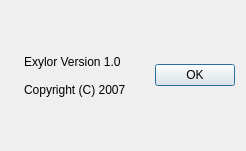
<?xml version="1.0" encoding="UTF-8"?>
<ui version="4.0">
 <class>AboutExylor</class>
 <widget class="QDialog" name="AboutExylor">
  <property name="geometry">
   <rect>
    <x>0</x>
    <y>0</y>
    <width>246</width>
    <height>151</height>
   </rect>
  </property>
  <property name="windowTitle">
   <string>Dialog</string>
  </property>
  <layout class="QHBoxLayout" name="horizontalLayout_2">
   <item>
    <layout class="QHBoxLayout" name="horizontalLayout">
     <item>
      <widget class="QLabel" name="logo">
       <property name="text">
        <string/>
       </property>
      </widget>
     </item>
     <item>
      <widget class="QLabel" name="label">
       <property name="text">
        <string>Exylor Version 1.0

Copyright (C) 2007</string>
       </property>
      </widget>
     </item>
    </layout>
   </item>
   <item>
    <spacer name="horizontalSpacer">
     <property name="orientation">
      <enum>Qt::Horizontal</enum>
     </property>
     <property name="sizeHint" stdset="0">
      <size>
       <width>40</width>
       <height>20</height>
      </size>
     </property>
    </spacer>
   </item>
   <item>
    <widget class="QPushButton" name="pushButton">
     <property name="text">
      <string>OK</string>
     </property>
    </widget>
   </item>
  </layout>
  <zorder>horizontalLayoutWidget</zorder>
  <zorder>logo</zorder>
  <zorder>pushButton</zorder>
  <zorder>horizontalSpacer</zorder>
 </widget>
 <resources/>
 <connections/>
</ui>
